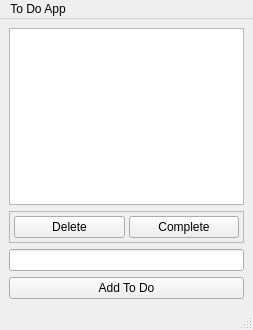
<?xml version="1.0" encoding="UTF-8"?>
<ui version="4.0">
 <class>MainWindow</class>
 <widget class="QMainWindow" name="MainWindow">
  <property name="geometry">
   <rect>
    <x>0</x>
    <y>0</y>
    <width>253</width>
    <height>330</height>
   </rect>
  </property>
  <property name="windowTitle">
   <string>MainWindow</string>
  </property>
  <widget class="QWidget" name="centralwidget">
   <layout class="QVBoxLayout" name="verticalLayout">
    <item>
     <widget class="QListView" name="todoView"/>
    </item>
    <item>
     <widget class="QFrame" name="frame">
      <property name="autoFillBackground">
       <bool>false</bool>
      </property>
      <property name="frameShape">
       <enum>QFrame::Shape::StyledPanel</enum>
      </property>
      <property name="frameShadow">
       <enum>QFrame::Shadow::Raised</enum>
      </property>
      <layout class="QHBoxLayout" name="horizontalLayout">
       <property name="spacing">
        <number>4</number>
       </property>
       <property name="leftMargin">
        <number>4</number>
       </property>
       <property name="topMargin">
        <number>4</number>
       </property>
       <property name="rightMargin">
        <number>4</number>
       </property>
       <property name="bottomMargin">
        <number>4</number>
       </property>
       <item>
        <widget class="QPushButton" name="deleteButton">
         <property name="text">
          <string>Delete</string>
         </property>
        </widget>
       </item>
       <item>
        <widget class="QPushButton" name="completeButton">
         <property name="text">
          <string>Complete</string>
         </property>
        </widget>
       </item>
      </layout>
     </widget>
    </item>
    <item>
     <widget class="QLineEdit" name="todoEdit"/>
    </item>
    <item>
     <widget class="QPushButton" name="addButton">
      <property name="text">
       <string>Add To Do</string>
      </property>
     </widget>
    </item>
   </layout>
  </widget>
  <widget class="QMenuBar" name="menubar">
   <property name="geometry">
    <rect>
     <x>0</x>
     <y>0</y>
     <width>253</width>
     <height>33</height>
    </rect>
   </property>
   <widget class="QMenu" name="menuTo_Do_App">
    <property name="title">
     <string>To Do App</string>
    </property>
   </widget>
   <addaction name="menuTo_Do_App"/>
  </widget>
  <widget class="QStatusBar" name="statusBar"/>
 </widget>
 <resources/>
 <connections/>
</ui>
